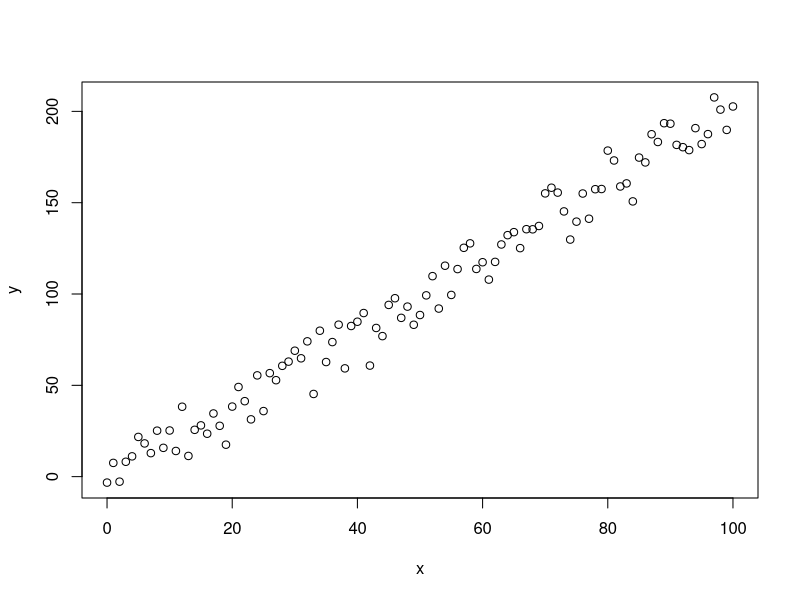

Write the R code that produced this figure.
# http://www.r-bloggers.com/r-vs-python-speed-comparison-for-bootstrapping/
set.seed(101)

# generate data
x <- 0:100
y <- 2*x + rnorm(101, 0, 10)

# plot data
plot(x, y)

# run the regression
mod1 <- lm(y ~ x)
yHat <- fitted(mod1)

# get the residuals
errors <- resid(mod1)

# make a bootstrapping function
boot <- function(n = 10000) {
  b1 <- numeric(n)
  b1[1] <- coef(mod1)[2]
  for (i in 2:n) {
    residBoot <- sample(errors, replace=F)
    yBoot <- yHat + residBoot
    modBoot <- lm(yBoot ~ x)
    b1[i] <- coef(modBoot)[2]
  }
  b1
}

computeCoef <- function(i) {
  residBoot <- sample(errors, replace=F)
  yBoot <- yHat + residBoot
  modBoot <- lm(yBoot ~ x)
  coef(modBoot)[2]
}

N <- seq_len(10000-1)
boot2 <- function(n = 10000) {
  b1 <- sapply(N, computeCoef)
  c(coef(mod1)[2], b1)
}

# Run the bootstrapping function
system.time( bootB1 <- boot2() )
mean(bootB1)
